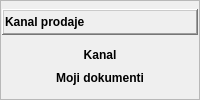
                <widget class="QFrame" name="fraKanalProdaje">
                 <property name="sizePolicy">
                  <sizepolicy hsizetype="Preferred" vsizetype="Maximum">
                   <horstretch>0</horstretch>
                   <verstretch>0</verstretch>
                  </sizepolicy>
                 </property>
                 <property name="frameShape">
                  <enum>QFrame::StyledPanel</enum>
                 </property>
                 <property name="frameShadow">
                  <enum>QFrame::Raised</enum>
                 </property>
                 <layout class="QVBoxLayout" name="verticalLayout_9">
                  <property name="spacing">
                   <number>1</number>
                  </property>
                  <property name="leftMargin">
                   <number>1</number>
                  </property>
                  <property name="topMargin">
                   <number>0</number>
                  </property>
                  <property name="rightMargin">
                   <number>1</number>
                  </property>
                  <property name="bottomMargin">
                   <number>0</number>
                  </property>
                  <item>
                   <widget class="QFrame" name="fraTipKupcaTitle_2">
                    <property name="sizePolicy">
                     <sizepolicy hsizetype="Preferred" vsizetype="Maximum">
                      <horstretch>0</horstretch>
                      <verstretch>0</verstretch>
                     </sizepolicy>
                    </property>
                    <property name="frameShape">
                     <enum>QFrame::WinPanel</enum>
                    </property>
                    <property name="frameShadow">
                     <enum>QFrame::Raised</enum>
                    </property>
                    <layout class="QHBoxLayout" name="horizontalLayout_7">
                     <property name="spacing">
                      <number>1</number>
                     </property>
                     <property name="leftMargin">
                      <number>1</number>
                     </property>
                     <property name="topMargin">
                      <number>0</number>
                     </property>
                     <property name="rightMargin">
                      <number>1</number>
                     </property>
                     <property name="bottomMargin">
                      <number>0</number>
                     </property>
                     <item>
                      <widget class="QLabel" name="lblKanalProdajeTitle">
                       <property name="font">
                        <font>
                         <weight>75</weight>
                         <bold>true</bold>
                        </font>
                       </property>
                       <property name="text">
                        <string>Kanal prodaje</string>
                       </property>
                      </widget>
                     </item>
                     <item>
                      <widget class="QPushButton" name="pushButton_3">
                       <property name="sizePolicy">
                        <sizepolicy hsizetype="Maximum" vsizetype="Fixed">
                         <horstretch>0</horstretch>
                         <verstretch>0</verstretch>
                        </sizepolicy>
                       </property>
                       <property name="text">
                        <string/>
                       </property>
                       <property name="icon">
                        <iconset resource="../../resources/DonatForm.qrc">
                         <normaloff>:/InDonat/Forms/images/ig_menuGreenUp.gif</normaloff>:/InDonat/Forms/images/ig_menuGreenUp.gif</iconset>
                       </property>
                       <property name="iconSize">
                        <size>
                         <width>16</width>
                         <height>16</height>
                        </size>
                       </property>
                       <property name="flat">
                        <bool>true</bool>
                       </property>
                      </widget>
                     </item>
                    </layout>
                   </widget>
                  </item>
                  <item>
                   <widget class="QFrame" name="fraTipKupcaButtons_2">
                    <property name="sizePolicy">
                     <sizepolicy hsizetype="Preferred" vsizetype="Maximum">
                      <horstretch>0</horstretch>
                      <verstretch>0</verstretch>
                     </sizepolicy>
                    </property>
                    <property name="frameShape">
                     <enum>QFrame::NoFrame</enum>
                    </property>
                    <property name="frameShadow">
                     <enum>QFrame::Raised</enum>
                    </property>
                    <layout class="QVBoxLayout" name="verticalLayout_10">
                     <property name="spacing">
                      <number>1</number>
                     </property>
                     <property name="leftMargin">
                      <number>1</number>
                     </property>
                     <property name="topMargin">
                      <number>0</number>
                     </property>
                     <property name="rightMargin">
                      <number>1</number>
                     </property>
                     <property name="bottomMargin">
                      <number>0</number>
                     </property>
                     <item>
                      <widget class="QPushButton" name="btnKanalProdaje">
                       <property name="font">
                        <font>
                         <weight>75</weight>
                         <bold>true</bold>
                        </font>
                       </property>
                       <property name="cursor">
                        <cursorShape>PointingHandCursor</cursorShape>
                       </property>
                       <property name="text">
                        <string>Kanal</string>
                       </property>
                       <property name="flat">
                        <bool>true</bool>
                       </property>
                      </widget>
                     </item>
                     <item>
                      <widget class="QPushButton" name="btnMojiDokumenti">
                       <property name="font">
                        <font>
                         <pointsize>9</pointsize>
                         <weight>75</weight>
                         <bold>true</bold>
                        </font>
                       </property>
                       <property name="cursor">
                        <cursorShape>PointingHandCursor</cursorShape>
                       </property>
                       <property name="text">
                        <string>Moji dokumenti</string>
                       </property>
                       <property name="icon">
                        <iconset resource="../../resources/DonatForm.qrc">
                         <normaloff>:/InDonat/Forms/images/OK.gif</normaloff>:/InDonat/Forms/images/OK.gif</iconset>
                       </property>
                       <property name="flat">
                        <bool>true</bool>
                       </property>
                      </widget>
                     </item>
                    </layout>
                   </widget>
                  </item>
                 </layout>
                </widget>
